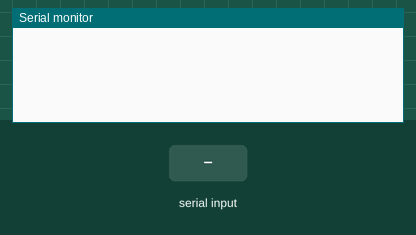
Recording of a sketch running on a simulated Arduino Uno, built with avr-gcc and run on an emulated ATmega328P. On the bench: the last lines printed to the serial monitor. Inputs (shaded band) come from the test bench.

Above: at 1.2 s.
1.3 s: "A" received over Serial
At 2.2 s:
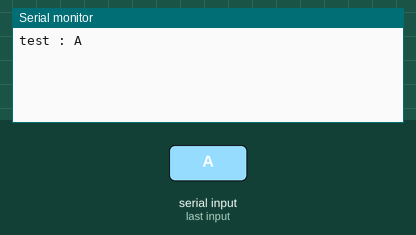
2.8 s: "1" received over Serial
At 3.3 s:
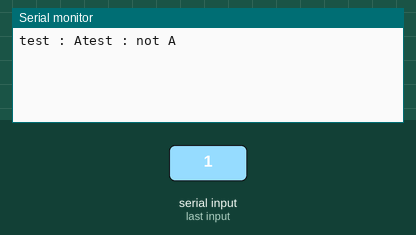

Measured:
- after the input at 1.3 s, the serial monitor: prints a new line at once (image 1)
- after the input at 2.8 s, the serial monitor: prints a new line at once (image 2)

The sketch:

serial_test.ino
```cpp
void setup() {
  Serial.begin(115200);
}

void loop() {
  if (Serial.available()) {
    char a;

    a = Serial.read(); // Get output from serial (written by Raspberry Pi)

    // Write to serial (read by Raspberry Pi)
    if (a == 'A') {
      Serial.print("test : A");
    }
    else {
      Serial.print("test : not A");
    }
  }
}
```
